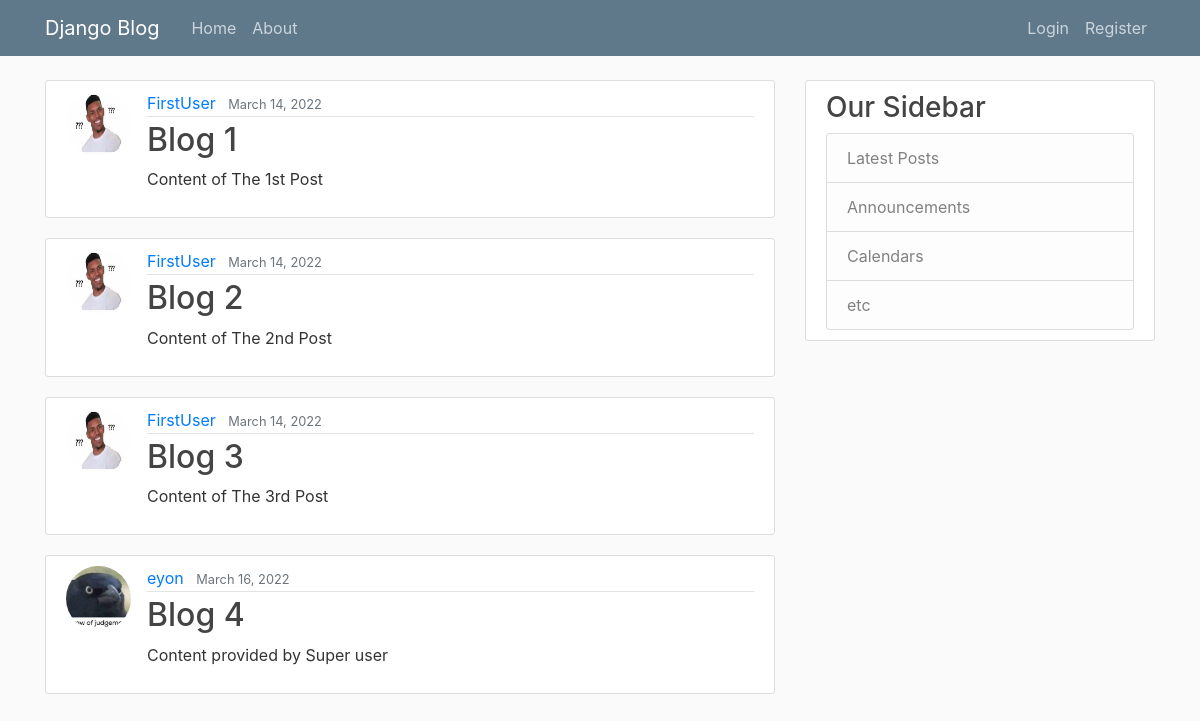
The page / on the database its author committed.
### blog/models.py (models this page shows, shortened)
class Post(models.Model):
    title = models.CharField(max_length=100)
    content = models.TextField()
    post_date = models.DateTimeField(default=timezone.now)
    author = models.ForeignKey(User, on_delete=models.CASCADE)

### users/models.py (models this page shows, shortened)
class Profile(models.Model):
    user = models.OneToOneField(User, on_delete=models.CASCADE)
    image = models.ImageField(default='default.jpg', upload_to='profile_pics')

### blog/views.py (the view)
# urls.py: path('', views.home, name='blog_home'),
def home(request):
    context = {
        'posts': Post.objects.all()
    }
    return render(request, 'blog/home.html', context)

### blog/templates/blog/home.html
{%extends "blog/base.html"%}
{% block content %}
    {% for post in posts %}
        <article class="media content-section">
            <img class="rounded-circle article-img" src="{{ post.author.profile.image.url }}">
          <div class="media-body">
            <div class="article-metadata">
              <a class="mr-2" href="#">{{ post.author }}</a>
              <small class="text-muted">{{ post.post_date|date:"F d, Y" }}</small>
            </div>
            <h2><a class="article-title" href="#">{{ post.title }}</a></h2>
            <p class="article-content">{{ post.content }}</p>
          </div>
        </article>
    {% endfor %}
{% endblock content %}

### blog/templates/blog/base.html (shortened to what this page needs)
<!DOCTYPE html>
{% load static %}
<html lang="en">
<head>
    <link rel="stylesheet" href="https://maxcdn.bootstrapcdn.com/bootstrap/4.0.0/css/bootstrap.min.css">
    <link rel="stylesheet" type="text/css" href="{% static 'blog_css/main.css' %}">
</head>
<body>
    <header class="site-header">
      <nav class="navbar navbar-expand-md navbar-dark bg-steel fixed-top">
        <div class="container">
          <a class="navbar-brand mr-4" href="{%url 'blog_home'%}">Django Blog</a>
          <div class="collapse navbar-collapse" id="navbarToggle">
            <div class="navbar-nav mr-auto">
              <a class="nav-item nav-link" href="{%url 'blog_home'%}">Home</a>
              <a class="nav-item nav-link" href="{%url 'blog_about'%}">About</a>
            </div>
            <div class="navbar-nav">
                {% if user.is_authenticated %}
                    <a class="nav-item nav-link" href="{% url 'profile' %}">Profile</a>
                    <a class="nav-item nav-link" href="{% url 'logout' %}">Logout</a>
                {% else %}
                    <a class="nav-item nav-link" href="{% url 'login' %}">Login</a>
                    <a class="nav-item nav-link" href="{% url 'register' %}">Register</a>
                {% endif %}
            </div>
          </div>
        </div>
      </nav>
    </header>
    <main role="main" class="container">
      <div class="row">
        <div class="col-md-8">
            {% block content %}{% endblock %}
        </div>
        <div class="col-md-4">
          <div class="content-section">
            <h3>Our Sidebar</h3>
              <ul class="list-group">
                <li class="list-group-item list-group-item-light">Latest Posts</li>
                <li class="list-group-item list-group-item-light">Announcements</li>
                <li class="list-group-item list-group-item-light">Calendars</li>
                <li class="list-group-item list-group-item-light">etc</li>
              </ul>
          </div>
        </div>
      </div>
    </main>
</body>
</html>

### blog/static/blog_css/main.css (style rules this page uses)
body { background: #fafafa; color: #333333; margin-top: 5rem; }
h1, h2, h3, h4, h5, h6 { color: #444444; }
ul { margin: 0; }
.bg-steel { background-color: #5f788a; }
.site-header .navbar-nav .nav-link { color: #cbd5db; }
.content-section { background: #ffffff; padding: 10px 20px; border: 1px solid #dddddd; border-radius: 3px; margin-bottom: 20px; }
.article-title { color: #444444; }
.article-content { white-space: pre-line; }
.article-img { height: 65px; width: 65px; margin-right: 16px; }
.article-metadata { padding-bottom: 1px; margin-bottom: 4px; border-bottom: 1px solid #e3e3e3 }

### rows shown on the page
Post: author.profile.image (placeholder picture), author "FirstUser", post_date "March 14, 2022", title "Blog 1", content "Content of The 1st Post"
Post: author.profile.image (placeholder picture), author "FirstUser", post_date "March 14, 2022", title "Blog 2", content "Content of The 2nd Post"
Post: author.profile.image (placeholder picture), author "FirstUser", post_date "March 14, 2022", title "Blog 3", content "Content of The 3rd Post"
Post: author.profile.image (picture), author "eyon", post_date "March 16, 2022", title "Blog 4", content "Content provided by Super user"
